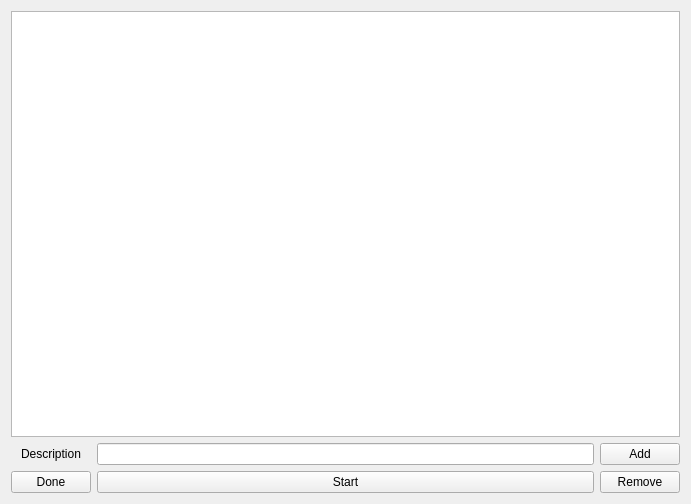
<?xml version="1.0" encoding="UTF-8"?>
<ui version="4.0">
 <class>TaskManager</class>
 <widget class="QWidget" name="TaskManager">
  <property name="geometry">
   <rect>
    <x>0</x>
    <y>0</y>
    <width>691</width>
    <height>504</height>
   </rect>
  </property>
  <property name="windowTitle">
   <string>TaskManager</string>
  </property>
  <layout class="QHBoxLayout" name="horizontalLayout">
   <item>
    <layout class="QVBoxLayout" name="mainLayout">
     <item>
      <widget class="QTableView" name="tasksTable"/>
     </item>
     <item>
      <layout class="QGridLayout" name="inputLayout">
       <item row="0" column="0">
        <widget class="QLabel" name="descriptionLabel">
         <property name="text">
          <string>Description</string>
         </property>
         <property name="alignment">
          <set>Qt::AlignCenter</set>
         </property>
        </widget>
       </item>
       <item row="0" column="2">
        <widget class="QPushButton" name="addButton">
         <property name="text">
          <string>Add</string>
         </property>
        </widget>
       </item>
       <item row="0" column="1">
        <widget class="QLineEdit" name="descriptionLineEdit"/>
       </item>
       <item row="1" column="1">
        <widget class="QPushButton" name="StartButton">
         <property name="text">
          <string>Start</string>
         </property>
        </widget>
       </item>
       <item row="1" column="2">
        <widget class="QPushButton" name="removeButton">
         <property name="text">
          <string>Remove</string>
         </property>
        </widget>
       </item>
       <item row="1" column="0">
        <widget class="QPushButton" name="doneButton">
         <property name="text">
          <string>Done</string>
         </property>
        </widget>
       </item>
      </layout>
     </item>
    </layout>
   </item>
  </layout>
 </widget>
 <resources/>
 <connections/>
</ui>
